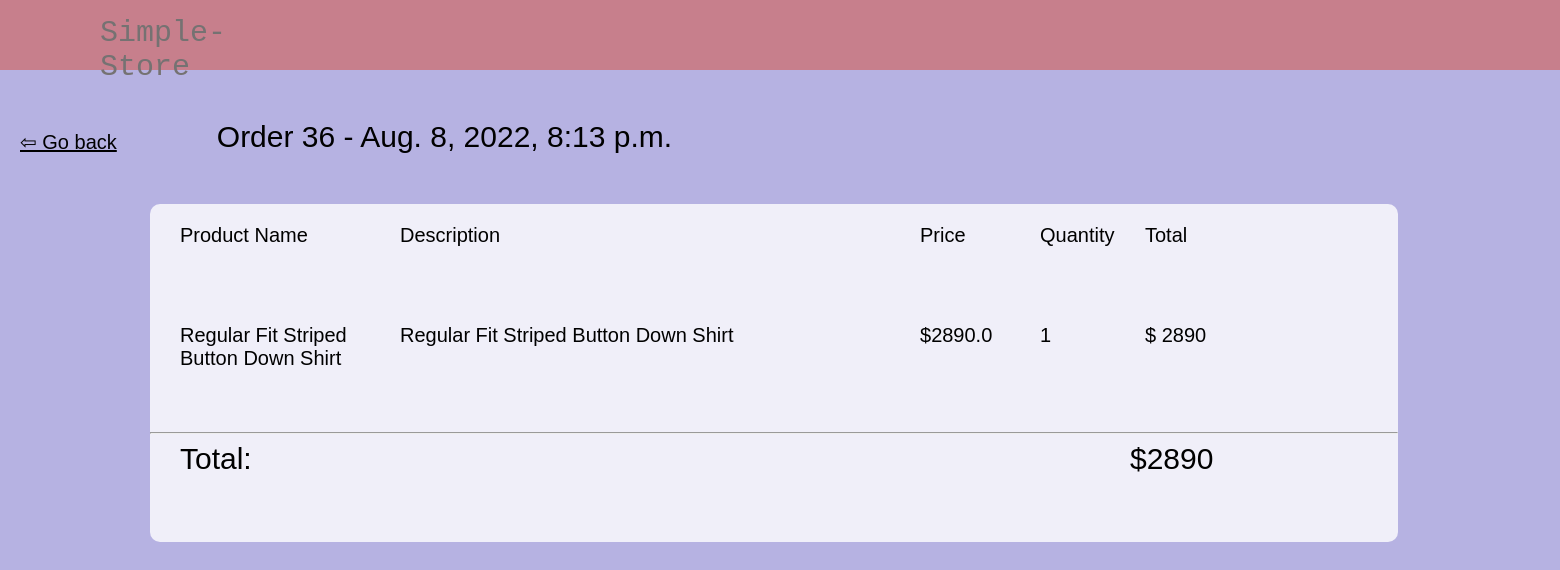
/order_details/36, run on the app's committed database.
### EcommerceApp/models.py (models this page shows, shortened)
class Order(models.Model):
    customer= models.ForeignKey(Customer, on_delete=models.CASCADE)
    date_ordered = models.DateTimeField(auto_now_add=True)
    complete = models.BooleanField(default=False,blank=True,null=True)
    transactionID = models.BigAutoField(primary_key=True,blank=True)
    class Meta:
        ordering = ("-date_ordered",)

class OrderItem(models.Model):
    product = models.ForeignKey(Product,on_delete=models.CASCADE)
    order = models.ForeignKey(Order,null=True,on_delete=models.CASCADE)
    quantity = models.IntegerField()
    date_added = models.DateTimeField(auto_now_add=True)

class Product(models.Model):
    title = models.CharField(max_length=200)
    description=models.TextField()
    category = models.CharField( max_length=50)
    price = models.FloatField()
    Availibilty =models.BooleanField(default=False)
    create_time = models.DateTimeField(auto_now=False, auto_now_add=True)
    update_time = models.DateTimeField(auto_now=True, auto_now_add=False)
    class Meta:
        verbose_name_plural = "Products"
        ordering = ("create_time",)

### EcommerceApp/views.py (the view)
# urls.py: path('order_details/<int:pk>', views.order_details,name="order_details"),
def order_details(request,pk):
    order = Order.objects.get(transactionID=pk)
    orderitem = OrderItem.objects.filter(order=order)
    return render(request, 'HTML/order_details.html',{'orderitem':orderitem,'order':order,'pk':pk})

### EcommerceApp/templatetags/tem_tags.py (called while the page is built)
@register.filter(name="total_price")
def total_price(value,cart):
    try:
        keys = cart.keys()
        for id in keys:
            if int(id) == int(value.id):
                quantity = cart[id]
                return int(quantity * value.price)
        return False
    except:
        return int(value)*int(cart)

@register.filter(name="all_total")
def all_total(value,cart=None):
    try:
        keys = cart.keys()
        total=0
        for var in value:
            for id in keys:
                if int(id) == int(var.id):
                    quantity = cart[id]
                    total1 = quantity * var.price
                    total+=total1
        return total
    except:
        total = 0
        orderitem = OrderItem.objects.filter(order=value)
        for i in orderitem:
            total1 = int(i.product.price)*int(i.quantity)
            total+=total1
        return total

### templates/HTML/order_details.html (shortened to what this page needs)
<!DOCTYPE html>
<html lang="en">
<head>
    {% load static %}
    <link rel="stylesheet" type="text/css" href="{% static 'css/details.css' %}">
{% load tem_tags %}
</head>
<body>
    <div class="nav-bar">
        <div class="title">
            <a href="{% url 'index' %}">Simple-Store</a>
        </div>
    </div>
<div class="back">
    <div class="go-back">
       <a href="{% url 'orders' %}"> ⇦ Go back </a>
    </div>
        <div class="detail">
        Order {{order.transactionID}} - {{order.date_ordered}}
    </div>
</div>
    <div class="box">
        <div class="inline">
            <div class="product">
                Product Name
            </div>
            <div class="description">
                Description
            </div>
            <div class="price">
                Price
            </div>
            <div class="quantity">
                Quantity
            </div>
            <div class="Total">
                Total
            </div>
        </div>
        {% for item in orderitem %}
        <div class="inline">
            <div class="product">
               {{item.product.title}}
            </div>
            <div class="description">
                {{item.product.description}}
            </div>
            <div class="price">
               ${{item.product.price}}
            </div>
            <div class="quantity">
                {{item.quantity}}
            </div>
            <div class="Total">
                $ {{item.quantity|total_price:item.product.price}}
            </div>
        </div>
        {% endfor %}
        <hr>
        <div class="inline">
        <div class="product bigfont">
            Total:
        </div>
        <div class="all_total bigfont">
            ${{order|all_total}}
        </div>
        </div>
    </div>
</body>
</html>

### static/css/details.css (style rules this page uses)
body { margin: 0px; padding: 0px; background-color: rgba(99, 92, 194, 0.466); }
.nav-bar { background-color: rgba(206, 110, 110, 0.733); color: rgb(117, 114, 114); height: 70px; width: 100%; display: inline-flex; font-family: 'Courier New', Courier, monospace; font-weight: 500; }
.title { font-size: 30px; padding-top: 16px; padding-left: 100px; }
.nav-bar a { text-decoration: none; text-decoration-line: none; color: rgb(117, 114, 114); }
.detail { margin-left: 100px; }
.back { display: inline-flex; font-size: 30px; font-family: 'Gill Sans', 'Gill Sans MT', Calibri, 'Trebuchet MS', sans-serif; margin-top: 50px; }
.go-back { font-size: 20px; margin-left:20px ; margin-top: 10px; }
.back .go-back a { color: black; }
.box { border-style: solid; border-radius: 10px; border-width: 0px; width: 80%; margin-left: 150px; margin-top: 50px; background-color: rgba(255, 255, 255, 0.795); padding-top: 20px; margin-bottom: 20px; }
.inline { display: inline-flex; font-size: 20px; font-family: 'Gill Sans', 'Gill Sans MT', Calibri, 'Trebuchet MS', sans-serif; }
.product { height: 100px; width: 200px; margin-left: 30px; }
.description { height: 50px; width: 400px; margin-left: 20px; }
.price { height: 50px; width: 100px; margin-left: 120px; }
.quantity { height: 50px; width: 100px; margin-left: 20px; }
.Total { height: 50px; width: 150px; margin-left: 5px; }
.bigfont { font-size: 30px; }
.all_total { height: 50px; width: 200px; margin-left: 750px; }

### data on the page
Order: transactionID "36", date_ordered "Aug. 8, 2022, 8:13 p.m.", transactionID.quantity "2890"
OrderItem: product "Regular Fit Striped Button Down Shirt", product.description "Regular Fit Striped Button Down Shirt", product.price "2890.0", quantity "1", quantity|total_price "2890"
